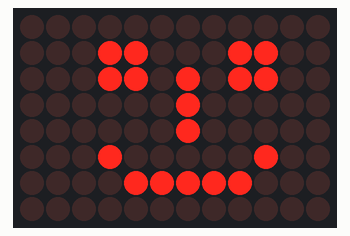
Bench run of a sketch on a simulated Arduino Uno R4 WiFi. On the bench: 12×8 LED matrix.

Above: at 0.1 s.
At 1.1 s:
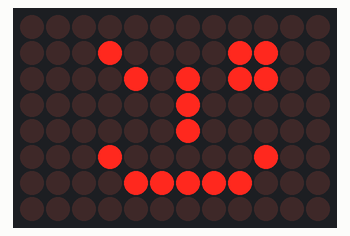

Measured:
- what the display in image 1 shows lasts 1.0 s, from 1.0 s to 2.0 s

The sketch:

WinkyFace.ino
```cpp
#include "Arduino_LED_Matrix.h"

ArduinoLEDMatrix matrix;

uint8_t frame[8][12] = {
  { 0, 0, 0, 0, 0, 0, 0, 0, 0, 0, 0, 0 },
  { 0, 0, 0, 0, 0, 0, 0, 0, 0, 0, 0, 0 },
  { 0, 0, 0, 0, 0, 0, 0, 0, 0, 0, 0, 0 },
  { 0, 0, 0, 0, 0, 0, 0, 0, 0, 0, 0, 0 },
  { 0, 0, 0, 0, 0, 0, 0, 0, 0, 0, 0, 0 },
  { 0, 0, 0, 0, 0, 0, 0, 0, 0, 0, 0, 0 },
  { 0, 0, 0, 0, 0, 0, 0, 0, 0, 0, 0, 0 },
  { 0, 0, 0, 0, 0, 0, 0, 0, 0, 0, 0, 0 }
};

void leftEye(){
  //Left eye
  frame[1][3] = 1;
  frame[1][4] = 1;
  frame[2][3] = 1;
  frame[2][4] = 1;
}

void wink(){
  //Wink with the left eye
  frame[1][3] = 1;
  frame[1][4] = 0;
  frame[2][3] = 0;
  frame[2][4] = 1;
}

void rightEye(){
  //Right eye
  frame[1][8] = 1;
  frame[1][9] = 1;
  frame[2][8] = 1;
  frame[2][9] = 1;
}

void nose() {
  //Nose
  frame[2][6] = 1;
  frame[3][6] = 1;
  frame[4][6] = 1;
}

void mouth(){
  //Mouth
  frame[5][3] = 1;
  frame[5][9] = 1;
  //frame[6][3] = 1;
  frame[6][4] = 1;
  frame[6][5] = 1;
  frame[6][6] = 1;
  frame[6][7] = 1;
  frame[6][8] = 1;
  //frame[6][9] = 1;
}

void setup() {
  Serial.begin(115200);
  matrix.begin();
}

void loop() {
  leftEye();
  rightEye();
  nose();
  mouth();

  matrix.renderBitmap(frame, 8, 12);

  delay(1000);
  wink();

  matrix.renderBitmap(frame, 8, 12);
  delay(1000);
}
```
